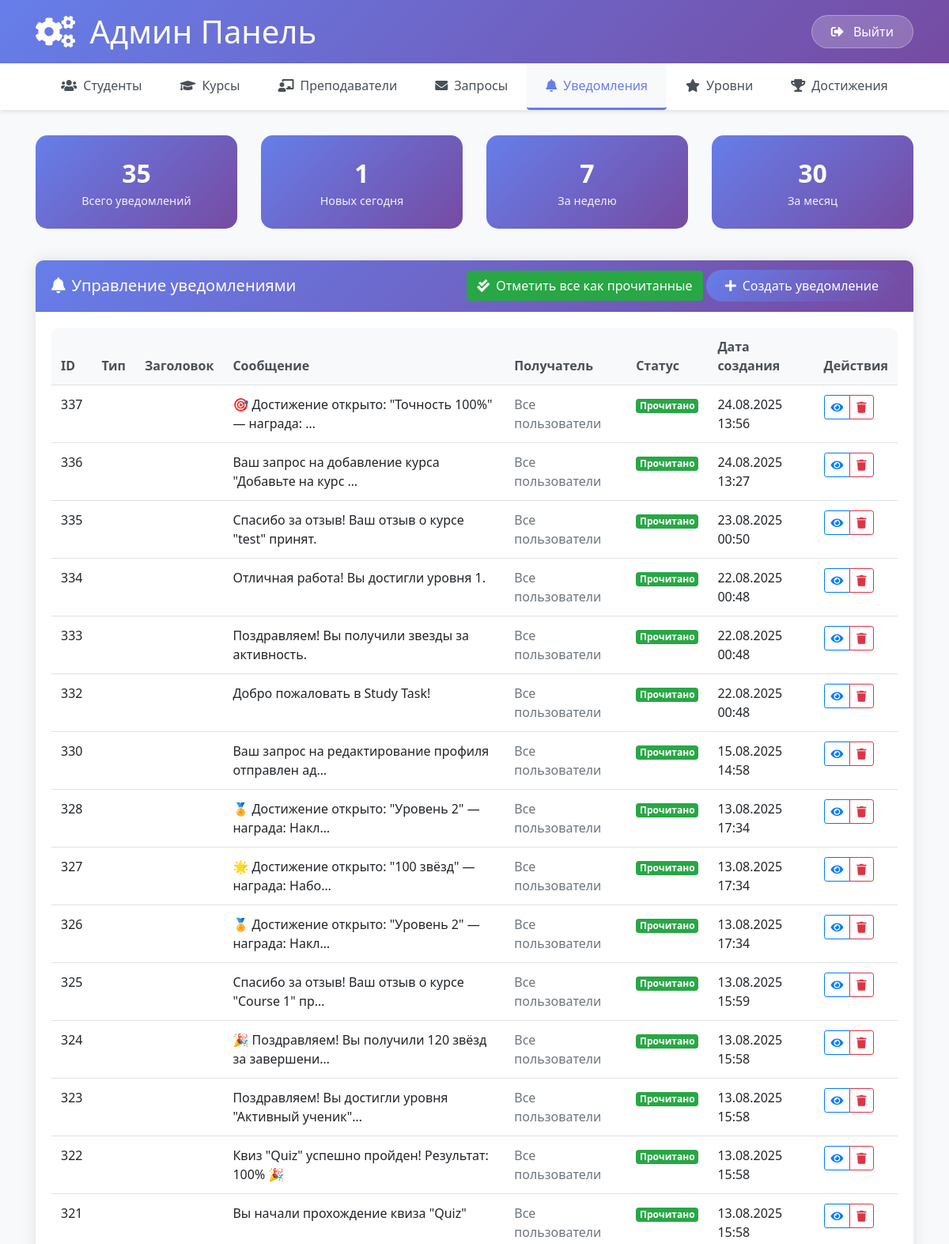
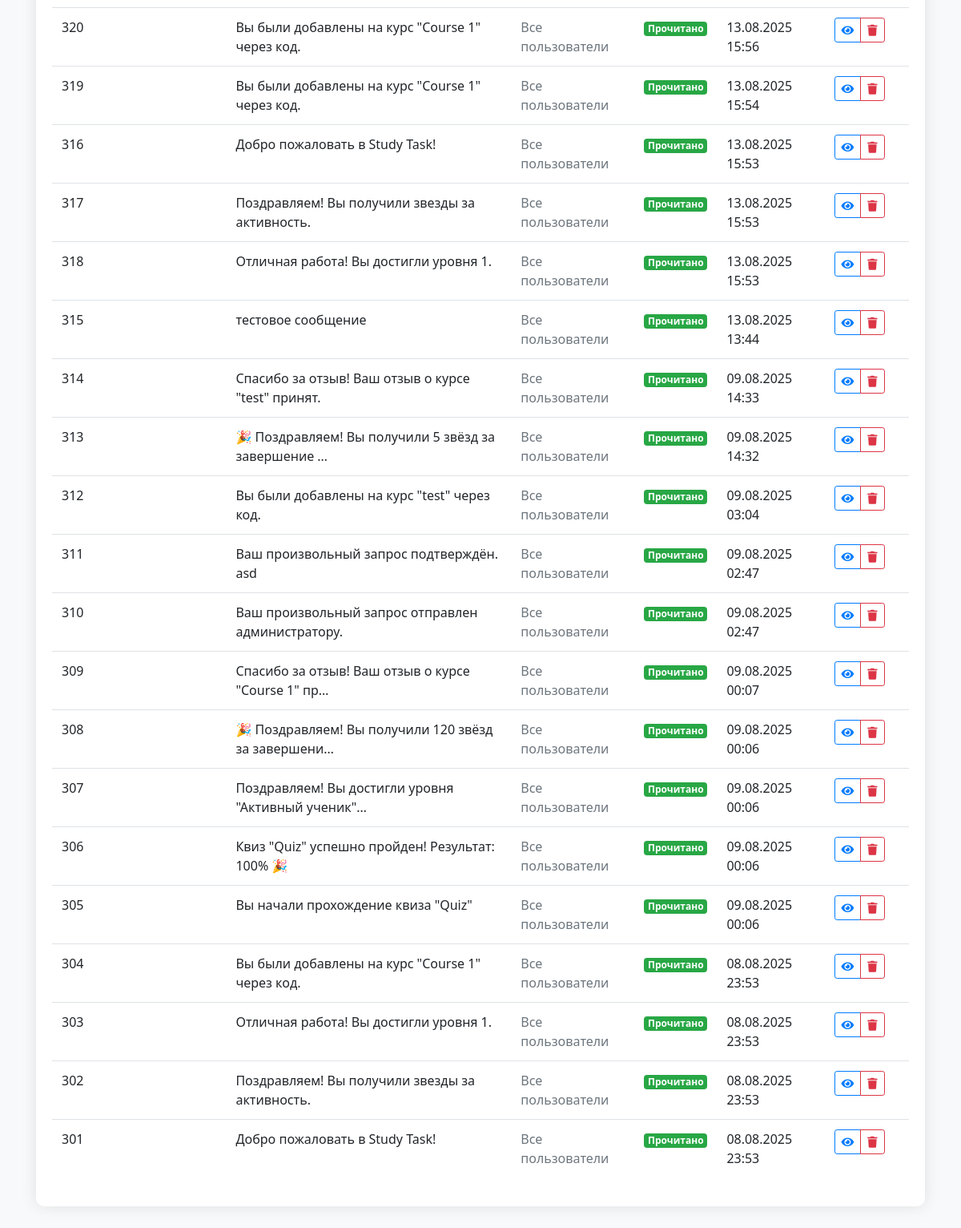
/admin_notifications/ (signed in), run on the app's committed database (2 pictures, top to bottom).
### courses/models.py (models this page shows, shortened)
class Notification(models.Model):
    student = models.ForeignKey('Student', on_delete=models.CASCADE, related_name='notifications')
    type = models.CharField(max_length=30, choices=[
        ('general', 'Без темы'),
        ('course_approved', 'Курс добавлен'),
        ('course_rejected', 'Курс отклонён'),
        ('stars_awarded', 'Получены звёзды'),
        ('profile_edit', 'Редактирование профиля'),
        ('level_up', 'Повышение уровня'),
        ('quiz_started', 'Квиз начат'),
        ('quiz_completed', 'Квиз завершён'),
        ('group_added', 'Добавлен в группу'),
        ('rating_changed', 'Изменение в рейтинге'),
        ('request_approved', 'Запрос подтверждён'),
        ('request_rejected', 'Запрос отклонён'),
        ('feedback_submitted', 'Отзыв отправлен'),
        ('achievement_unlocked', 'Открыто достижение'),
    ])
    message = models.TextField()
    created_at = models.DateTimeField(auto_now_add=True)
    is_read = models.BooleanField(default=False)
    is_popup_shown = models.BooleanField(default=False)  # Показывалось ли всплывающее уведомление
    priority = models.IntegerField(default=1, choices=[
        (1, 'Низкий'),
        (2, 'Средний'),
        (3, 'Высокий'),
        (4, 'Критический'),
    ])
    extra_data = models.JSONField(null=True, blank=True)  # Дополнительные данные для уведомления
    class Meta:
        ordering = ['-created_at']

### courses/views.py (the view, shortened to what this page needs)
# urls.py: path('admin_notifications/', views.admin_notifications_page, name='admin_notifications_page'),
@login_required
def admin_notifications_page(request):
    from .models import Notification
    notifications = Notification.objects.all()
    context = {
        'notifications': notifications,
        'active_tab': 'notifications'
    }
    return render(request, 'courses/admin_notifications_page.html', context)

### courses/templates/courses/admin_notifications_page.html (shortened to what this page needs)
{% extends 'courses/admin_base.html' %}
{% block content %}
<div class="row mb-4">
    <div class="col-md-3">
        <div class="stats-card text-center">
            <div class="stats-number">{{ notifications.count }}</div>
            <div class="stats-label">Всего уведомлений</div>
        </div>
    </div>
    <div class="col-md-3">
        <div class="stats-card text-center">
            <div class="stats-number">{{ notifications|dictsort:"created_at"|slice:":1"|length }}</div>
            <div class="stats-label">Новых сегодня</div>
        </div>
    </div>
    <div class="col-md-3">
        <div class="stats-card text-center">
            <div class="stats-number">{{ notifications|dictsort:"created_at"|slice:":7"|length }}</div>
            <div class="stats-label">За неделю</div>
        </div>
    </div>
    <div class="col-md-3">
        <div class="stats-card text-center">
            <div class="stats-number">{{ notifications|dictsort:"created_at"|slice:":30"|length }}</div>
            <div class="stats-label">За месяц</div>
        </div>
    </div>
</div>
<div class="row">
    <div class="col-12">
        <div class="card">
            <div class="card-header d-flex justify-content-between align-items-center">
                <h5 class="mb-0">
                    <i class="fas fa-bell mr-2"></i>Управление уведомлениями
                </h5>
                <div>
                    <button class="btn btn-success" onclick="markAllAsRead()">
                        <i class="fas fa-check-double mr-2"></i>Отметить все как прочитанные
                    </button>
                    <button class="btn btn-primary" data-toggle="modal" data-target="#addNotificationModal">
                        <i class="fas fa-plus mr-2"></i>Создать уведомление
                    </button>
                </div>
            </div>
            <div class="card-body">
                <div class="table-responsive">
                    <table class="table table-hover">
                        <thead>
                            <tr>
                                <th>ID</th>
                                <th>Тип</th>
                                <th>Заголовок</th>
                                <th>Сообщение</th>
                                <th>Получатель</th>
                                <th>Статус</th>
                                <th>Дата создания</th>
                                <th>Действия</th>
                            </tr>
                        </thead>
                        <tbody>
                            {% for notification in notifications %}
                            <tr>
                                <td>{{ notification.id }}</td>
                                <td>
                                </td>
                                <td>{{ notification.title }}</td>
                                <td>{{ notification.message|truncatechars:50 }}</td>
                                <td>
                                    {% if notification.recipient %}
                                        {{ notification.recipient.first_name }} {{ notification.recipient.last_name }}
                                    {% else %}
                                        <span class="text-muted">Все пользователи</span>
                                    {% endif %}
                                </td>
                                <td>
                                    {% if notification.is_read %}
                                        <span class="badge badge-success">Прочитано</span>
                                    {% else %}
                                        <span class="badge badge-warning">Новое</span>
                                    {% endif %}
                                </td>
                                <td>{{ notification.created_at|date:"d.m.Y H:i" }}</td>
                                <td>
                                    <div class="btn-group" role="group">
                                        <button class="btn btn-sm btn-outline-primary" onclick="viewNotification({{ notification.id }})">
                                            <i class="fas fa-eye"></i>
                                        </button>
                                        <button class="btn btn-sm btn-outline-danger" onclick="deleteNotification({{ notification.id }})">
                                            <i class="fas fa-trash"></i>
                                        </button>
                                    </div>
                                </td>
                            </tr>
                            {% empty %}
                            <tr>
                                <td colspan="8" class="text-center text-muted">Уведомления не найдены</td>
                            </tr>
                            {% endfor %}
                        </tbody>
                    </table>
                </div>
            </div>
        </div>
    </div>
</div>
{% endblock %}

### courses/templates/courses/admin_base.html (style rules this page uses)
body { font-family: 'Segoe UI', Tahoma, Geneva, Verdana, sans-serif; background-color: #f8f9fa; }
.card { border: none; box-shadow: 0 0 20px rgba(0,0,0,0.1); border-radius: 10px; margin-bottom: 1.5rem; }
.card-header { background: linear-gradient(135deg, #667eea 0%, #764ba2 100%); color: white; border-radius: 10px 10px 0 0 !important; font-weight: 600; }
.btn-primary { background: linear-gradient(135deg, #667eea 0%, #764ba2 100%); border: none; border-radius: 25px; padding: 0.5rem 1.5rem; }
.table { background: white; border-radius: 10px; overflow: hidden; }
.table thead th { background: #f8f9fa; border: none; font-weight: 600; color: #495057; }
.stats-card { background: linear-gradient(135deg, #667eea 0%, #764ba2 100%); color: white; border-radius: 15px; padding: 1.5rem; margin-bottom: 1rem; }
.stats-card .stats-number { font-size: 2rem; font-weight: bold; }
.stats-card .stats-label { font-size: 0.9rem; opacity: 0.9; }

### data on the page
Notification: id "337", message "🎯 Достижение открыто: \"Точность 100%\" — награда: …", is_read "Прочитано", created_at "24.08.2025 13:56"
Notification: id "336", message "Ваш запрос на добавление курса \"Добавьте на курс …", is_read "Прочитано", created_at "24.08.2025 13:27"
Notification: id "335", message "Спасибо за отзыв! Ваш отзыв о курсе \"test\" принят.", is_read "Прочитано", created_at "23.08.2025 00:50"
Notification: id "334", message "Отличная работа! Вы достигли уровня 1.", is_read "Прочитано", created_at "22.08.2025 00:48"
Notification: id "333", message "Поздравляем! Вы получили звезды за активность.", is_read "Прочитано", created_at "22.08.2025 00:48"
Notification: id "332", message "Добро пожаловать в Study Task!", is_read "Прочитано", created_at "22.08.2025 00:48"
Notification: id "330", message "Ваш запрос на редактирование профиля отправлен ад…", is_read "Прочитано", created_at "15.08.2025 14:58"
Notification: id "328", message "🏅 Достижение открыто: \"Уровень 2\" — награда: Накл…", is_read "Прочитано", created_at "13.08.2025 17:34"
Notification: id "327", message "🌟 Достижение открыто: \"100 звёзд\" — награда: Набо…", is_read "Прочитано", created_at "13.08.2025 17:34"
Notification: id "326", message "🏅 Достижение открыто: \"Уровень 2\" — награда: Накл…", is_read "Прочитано", created_at "13.08.2025 17:34"
Notification: id "325", message "Спасибо за отзыв! Ваш отзыв о курсе \"Course 1\" пр…", is_read "Прочитано", created_at "13.08.2025 15:59"
Notification: id "324", message "🎉 Поздравляем! Вы получили 120 звёзд за завершени…", is_read "Прочитано", created_at "13.08.2025 15:58"
Notification: id "323", message "Поздравляем! Вы достигли уровня \"Активный ученик\"…", is_read "Прочитано", created_at "13.08.2025 15:58"
Notification: id "322", message "Квиз \"Quiz\" успешно пройден! Результат: 100% 🎉", is_read "Прочитано", created_at "13.08.2025 15:58"
Notification: id "321", message "Вы начали прохождение квиза \"Quiz\"", is_read "Прочитано", created_at "13.08.2025 15:58"
Notification: id "320", message "Вы были добавлены на курс \"Course 1\" через код.", is_read "Прочитано", created_at "13.08.2025 15:56"
Notification: id "319", message "Вы были добавлены на курс \"Course 1\" через код.", is_read "Прочитано", created_at "13.08.2025 15:54"
Notification: id "316", message "Добро пожаловать в Study Task!", is_read "Прочитано", created_at "13.08.2025 15:53"
Notification: id "317", message "Поздравляем! Вы получили звезды за активность.", is_read "Прочитано", created_at "13.08.2025 15:53"
Notification: id "318", message "Отличная работа! Вы достигли уровня 1.", is_read "Прочитано", created_at "13.08.2025 15:53"
Notification: id "315", message "тестовое сообщение", is_read "Прочитано", created_at "13.08.2025 13:44"
Notification: id "314", message "Спасибо за отзыв! Ваш отзыв о курсе \"test\" принят.", is_read "Прочитано", created_at "09.08.2025 14:33"
Notification: id "313", message "🎉 Поздравляем! Вы получили 5 звёзд за завершение …", is_read "Прочитано", created_at "09.08.2025 14:32"
Notification: id "312", message "Вы были добавлены на курс \"test\" через код.", is_read "Прочитано", created_at "09.08.2025 03:04"
Notification: id "311", message "Ваш произвольный запрос подтверждён. asd", is_read "Прочитано", created_at "09.08.2025 02:47"
Notification: id "310", message "Ваш произвольный запрос отправлен администратору.", is_read "Прочитано", created_at "09.08.2025 02:47"
Notification: id "309", message "Спасибо за отзыв! Ваш отзыв о курсе \"Course 1\" пр…", is_read "Прочитано", created_at "09.08.2025 00:07"
Notification: id "308", message "🎉 Поздравляем! Вы получили 120 звёзд за завершени…", is_read "Прочитано", created_at "09.08.2025 00:06"
Notification: id "307", message "Поздравляем! Вы достигли уровня \"Активный ученик\"…", is_read "Прочитано", created_at "09.08.2025 00:06"
Notification: id "306", message "Квиз \"Quiz\" успешно пройден! Результат: 100% 🎉", is_read "Прочитано", created_at "09.08.2025 00:06"
Notification: id "305", message "Вы начали прохождение квиза \"Quiz\"", is_read "Прочитано", created_at "09.08.2025 00:06"
Notification: id "304", message "Вы были добавлены на курс \"Course 1\" через код.", is_read "Прочитано", created_at "08.08.2025 23:53"
Notification: id "303", message "Отличная работа! Вы достигли уровня 1.", is_read "Прочитано", created_at "08.08.2025 23:53"
Notification: id "302", message "Поздравляем! Вы получили звезды за активность.", is_read "Прочитано", created_at "08.08.2025 23:53"
Notification: id "301", message "Добро пожаловать в Study Task!", is_read "Прочитано", created_at "08.08.2025 23:53"

### other printed values
{{ notifications.count }} "35"
{{ notifications|dictsort:"created_at"|slice:":1"|length }} "1"
{{ notifications|dictsort:"created_at"|slice:":7"|length }} "7"
{{ notifications|dictsort:"created_at"|slice:":30"|length }} "30"
